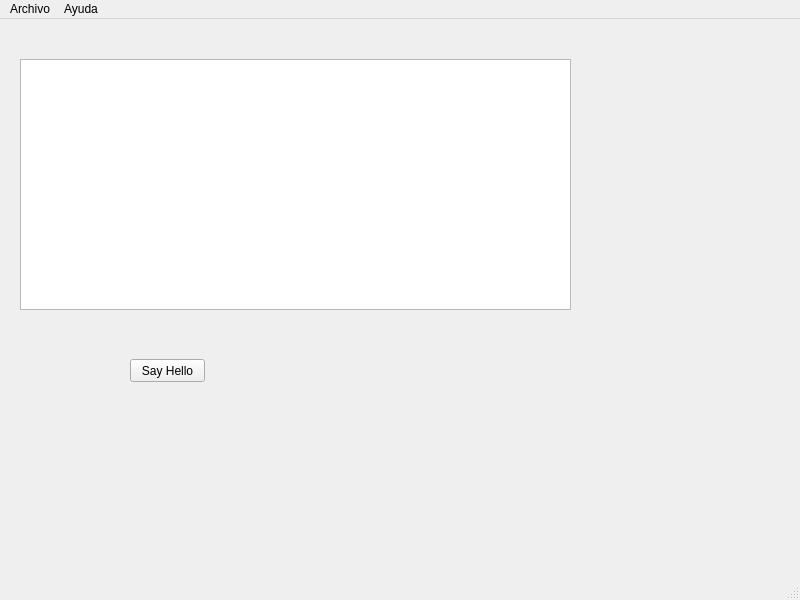
<?xml version="1.0" encoding="UTF-8"?>
<ui version="4.0">
 <class>MainWindow</class>
 <widget class="QMainWindow" name="MainWindow">
  <property name="geometry">
   <rect>
    <x>0</x>
    <y>0</y>
    <width>800</width>
    <height>600</height>
   </rect>
  </property>
  <property name="windowTitle">
   <string>Thermal Comfort 1.0</string>
  </property>
  <widget class="QWidget" name="centralwidget">
   <widget class="QPushButton" name="pushButton">
    <property name="geometry">
     <rect>
      <x>130</x>
      <y>340</y>
      <width>75</width>
      <height>23</height>
     </rect>
    </property>
    <property name="text">
     <string>Say Hello</string>
    </property>
   </widget>
   <widget class="QTableWidget" name="photosTableWidget">
    <property name="geometry">
     <rect>
      <x>20</x>
      <y>40</y>
      <width>551</width>
      <height>251</height>
     </rect>
    </property>
   </widget>
  </widget>
  <widget class="QMenuBar" name="menubar">
   <property name="geometry">
    <rect>
     <x>0</x>
     <y>0</y>
     <width>800</width>
     <height>21</height>
    </rect>
   </property>
   <widget class="QMenu" name="menuArchivo">
    <property name="title">
     <string>Archivo</string>
    </property>
    <addaction name="actionTomar_fotos"/>
    <addaction name="separator"/>
    <addaction name="actionCargar_fotos"/>
   </widget>
   <widget class="QMenu" name="menuAyuda">
    <property name="title">
     <string>Ayuda</string>
    </property>
    <addaction name="actionAcerca_de"/>
   </widget>
   <addaction name="menuArchivo"/>
   <addaction name="menuAyuda"/>
  </widget>
  <widget class="QStatusBar" name="statusbar"/>
  <action name="actionAcerca_de">
   <property name="text">
    <string>Acerca de</string>
   </property>
  </action>
  <action name="actionTomar_fotos">
   <property name="text">
    <string>Tomar fotos</string>
   </property>
  </action>
  <action name="actionCargar_fotos">
   <property name="text">
    <string>Cargar fotos</string>
   </property>
  </action>
 </widget>
 <resources/>
 <connections/>
</ui>
